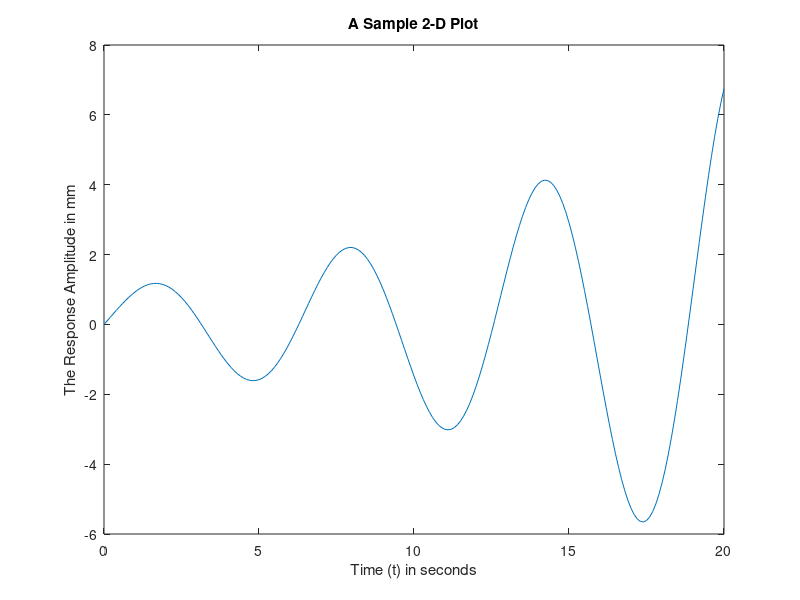

MATLAB code to generate this figure:
x = 0: .1: 20;
y = exp(0.1*x).*sin(x);
plot(x,y)
xlabel('Time (t) in seconds')
ylabel('The Response Amplitude in mm')
title('A Sample 2-D Plot')
%print resp_amp.eps -deps
